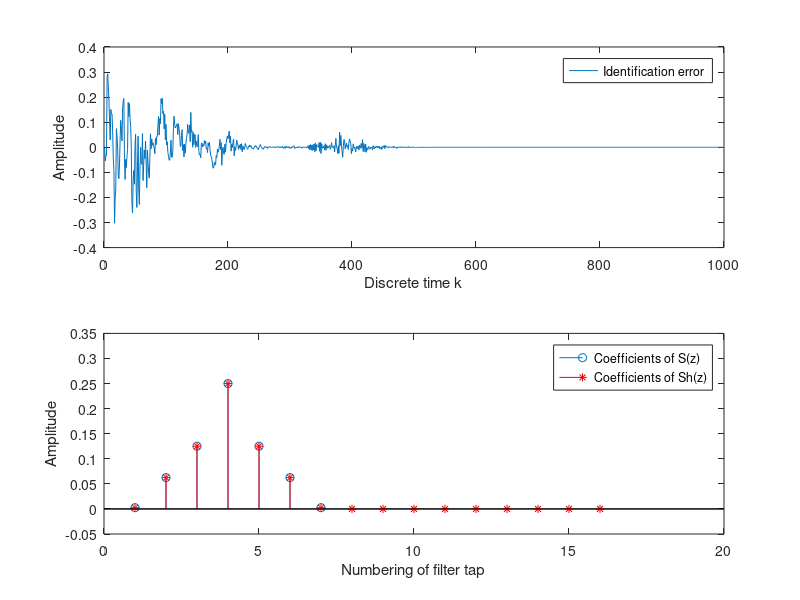
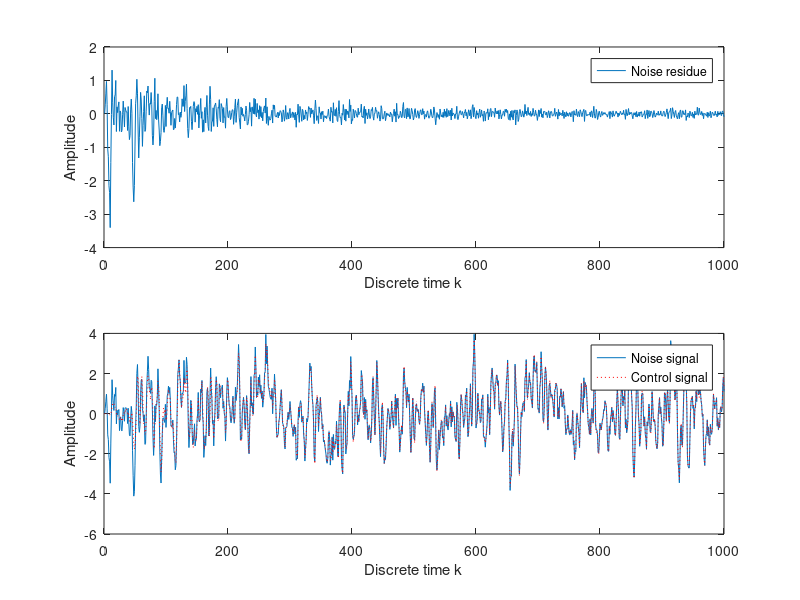

These charts were generated, in order, by the following MATLAB code:
%--------------------------------------------------------------------------
% One of my friends asked me about the FxLMS algorithm. So, in return, 
% I provided him a little example of a single channel feed-forward active 
% noise control system based on the FxLMS. You can find many good 
% information in "Active Noise Control Systems - Algorithms and DSP 
% Implementations," written by S. M. Kuo and D. R. Morgan in 1996.
%
% Here is the sketch of the system. 
%
%              +-----------+                       +   
% x(k) ---+--->|   P(z)    |--yp(k)----------------> sum --+---> e(k)
%         |    +-----------+                          ^-   |
%         |                                           |    |
%         |        \                                ys(k)  |     
%         |    +-----------+          +-----------+   |    |
%         +--->|   C(z)    |--yw(k)-->|   S(z)    |---+    |
%         |    +-----------+          +-----------+        |
%         |            \                                   |
%         |             \----------------\                 |
%         |                               \                |
%         |    +-----------+          +-----------+        |
%         +--->|   Sh(z)   |--xs(k)-->|    LMS    |<-------+
%              +-----------+          +-----------+        
% 
% I used FIR filter to model P(z), C(z), S(z), and Sh(z).
% 
% Imagine that the noise x(k) is propagating from the source to the sensor,
% through the fluid medium P(z). The sensor measures the arriving noise as 
% yp(k). 
%
% To reduce noise, we generate another 'noise' yw(k) using the controller 
% C(z). We hope that it destructively interferes x(k). It means that the 
% controller has to be a model of the propagation medium P(z). Least mean 
% square algorithm is applied to adjust the controller coefficient/weight.
%
% However, there is also fluid medium S(z) that stay between the actuator 
% and sensor. We called it the secondary propagation path. So, to make the 
% solusion right, we need to compensate the adjustment process using Sh(z), 
% which is an estimate of S(z).
% 
% Let's start the code :)
%
% Developed by Agustinus Oey <oeyaugust@gmail.com>                        
% Center of Noise and Vibration Control (NoViC)                           
% Department of Mechanical Engineering                                    
% Korea Advanced Institute of Science and Technology (KAIST)              
% Daejeon, South Korea 
%--------------------------------------------------------------------------

% Set simulation duration (normalized) 
clear
T=1000; 

% We do not know P(z) and S(z) in reality. So we have to make dummy paths
Pw=[0.01 0.25 0.5 1 0.5 0.25 0.01];
Sw=Pw*0.25;

% Remember that the first task is to estimate S(z). So, we can generate a
% white noise signal,
x_iden=randn(1,T);

% send it to the actuator, and measure it at the sensor position, 
y_iden=filter(Sw, 1, x_iden);

% Then, start the identification process
Shx=zeros(1,16);     % the state of Sh(z)
Shw=zeros(1,16);     % the weight of Sh(z)
e_iden=zeros(1,T);   % data buffer for the identification error

% and apply least mean square algorithm
mu=0.1;                         % learning rate
for k=1:T,                      % discrete time k
    Shx=[x_iden(k) Shx(1:15)];  % update the state
    Shy=sum(Shx.*Shw);	        % calculate output of Sh(z)
    e_iden(k)=y_iden(k)-Shy;    % calculate error         
    Shw=Shw+mu*e_iden(k)*Shx;   % adjust the weight
end

% Lets check the result
subplot(2,1,1)
plot([1:T], e_iden)
ylabel('Amplitude');
xlabel('Discrete time k');
legend('Identification error');
subplot(2,1,2)
stem(Sw) 
hold on 
stem(Shw, 'r*')
ylabel('Amplitude');
xlabel('Numbering of filter tap');
legend('Coefficients of S(z)', 'Coefficients of Sh(z)')


% The second task is the active control itself. Again, we need to simulate 
% the actual condition. In practice, it should be an iterative process of
% 'measure', 'control', and 'adjust'; sample by sample. Now, let's generate 
% the noise: 
X=randn(1,T);

% and measure the arriving noise at the sensor position,
Yd=filter(Pw, 1, X);
  
% Initiate the system,
Cx=zeros(1,16);       % the state of C(z)
Cw=zeros(1,16);       % the weight of C(z)
Sx=zeros(size(Sw));   % the dummy state for the secondary path
e_cont=zeros(1,T);    % data buffer for the control error
Xhx=zeros(1,16);      % the state of the filtered x(k)

Shx=zeros(1,16); %Add: Albert's test

% and apply the FxLMS algorithm
mu=0.1;                            % learning rate
for k=1:T,                         % discrete time k
    Cx=[X(k) Cx(1:15)];            % update the controller state    
    Cy=sum(Cx.*Cw);                % calculate the controller output	
    Sx=[Cy Sx(1:length(Sx)-1)];    % propagate to secondary path
    e_cont(k)=Yd(k)-sum(Sx.*Sw);   % measure the residue
    Shx=[X(k) Shx(1:15)];          % update the state of Sh(z)
    Xhx=[sum(Shx.*Shw) Xhx(1:15)]; % calculate the filtered x(k)
    Cw=Cw+mu*e_cont(k)*Xhx;        % adjust the controller weight
end

% Report the result
figure
subplot(2,1,1)
plot([1:T], e_cont)
ylabel('Amplitude');
xlabel('Discrete time k');
legend('Noise residue')
subplot(2,1,2)
plot([1:T], Yd) 
hold on 
plot([1:T], Yd-e_cont, 'r:')
ylabel('Amplitude');
xlabel('Discrete time k');
legend('Noise signal', 'Control signal')
